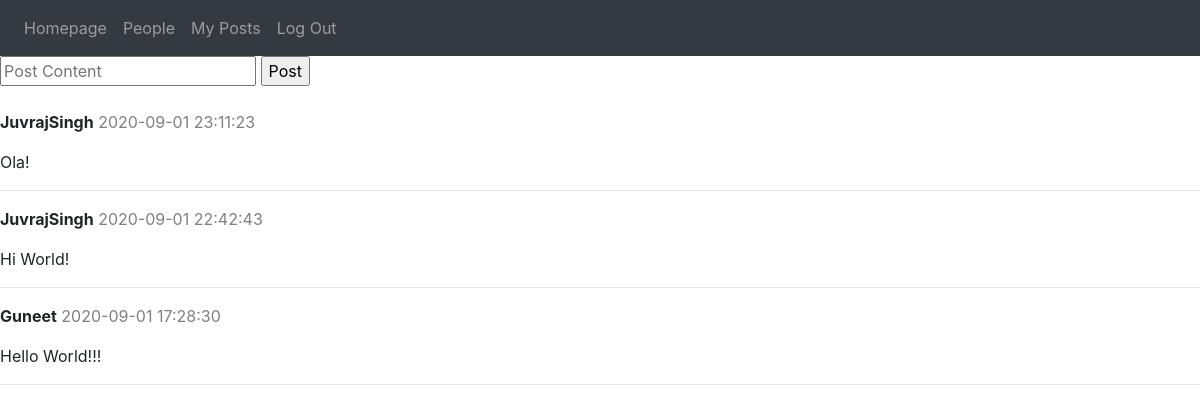
/ (signed in), run on the app's committed database.
### tables this page shows
CREATE TABLE posts (
		id INTEGER PRIMARY KEY AUTOINCREMENT NOT NULL,
		name TEXT NOT NULL,
		content TEXT NOT NULL,
		posted DATETIME NOT NULL DEFAULT CURRENT_TIMESTAMP
);

### application.py (the view)
@app.route("/", methods=["GET", "POST"])
@login_required
def index():
    if request.method == "POST":
        post = request.form.get("post")
        if not post:
            return apology("Please enter something to post")
        createPost(post)
    posts = getPosts()
    posts.reverse()
    return render_template("index.html", posts=posts)

### models.py (called while the page is built)
def initialise(option, connection=False):
    con = sql.connect(path.join(ROOT, "socialMedia.db"))
    if option == 2:
        con.row_factory = sql.Row
        cur = con.cursor()
        if connection == False:
            return cur
        else:
            return cur, con
    else:
        cur = con.cursor()
        if option == 1:
            if connection == False:
                return cur
            else:
                return cur, con
        user_id = session["user_id"]
        if connection == False:
            return cur, user_id
        else:
            return cur, user_id, con

def login_required(f):
    @wraps(f)
    def decorated_function(*args, **kwargs):
        if session.get("user_id") is None:
            return redirect("/login")
        return f(*args, **kwargs)
    return decorated_function

def getPosts():
    cur, user_id = initialise(3)
    cur.execute("SELECT username FROM users WHERE id = ?", [user_id])
    name = cur.fetchall()[0][0]
    cur.execute("SELECT * FROM posts WHERE name IN (SELECT following FROM followers WHERE user = ?) OR name = ?", (name, name))
    posts = cur.fetchall()
    return posts

### templates/index.html (shortened to what this page needs)
{% extends "layout.html" %}
{% block main %}
    <form action="/" method="post">
        <input autocomplete="off" placeholder="Post Content" name="post">
        <input type="submit" value="Post">
    </form>
    <br>
    {% for post in posts %}
        <div>
            <p>
                <b>{{ post[1] }}</b>
                <span class="datetime">{{ post[3] }}</span>
            </p>
            <p>{{ post[2] }}</p><hr>
        </div>
    {% endfor %}
{% endblock %}

### static/style.css (style rules this page uses)
.datetime { color: grey; }

### data on the page
posts: name "JuvrajSingh", posted "2020-09-01 23:11:23", content "Ola!"
posts: name "JuvrajSingh", posted "2020-09-01 22:42:43", content "Hi World!"
posts: name "Guneet", posted "2020-09-01 17:28:30", content "Hello World!!!"
